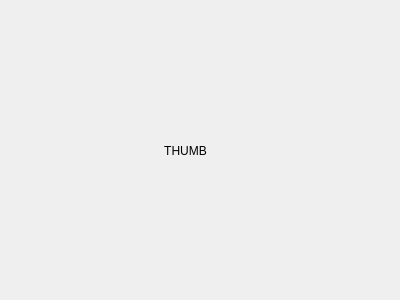
<?xml version="1.0" encoding="UTF-8"?>
<ui version="4.0">
 <class>Dialog</class>
 <widget class="QDialog" name="Dialog">
  <property name="geometry">
   <rect>
    <x>0</x>
    <y>0</y>
    <width>400</width>
    <height>300</height>
   </rect>
  </property>
  <property name="windowTitle">
   <string>Dialog</string>
  </property>
  <widget class="QLabel" name="thumb">
   <property name="geometry">
    <rect>
     <x>80</x>
     <y>60</y>
     <width>211</width>
     <height>181</height>
    </rect>
   </property>
   <property name="text">
    <string>THUMB</string>
   </property>
   <property name="scaledContents">
    <bool>true</bool>
   </property>
   <property name="alignment">
    <set>Qt::AlignCenter</set>
   </property>
  </widget>
 </widget>
 <resources/>
 <connections/>
</ui>
